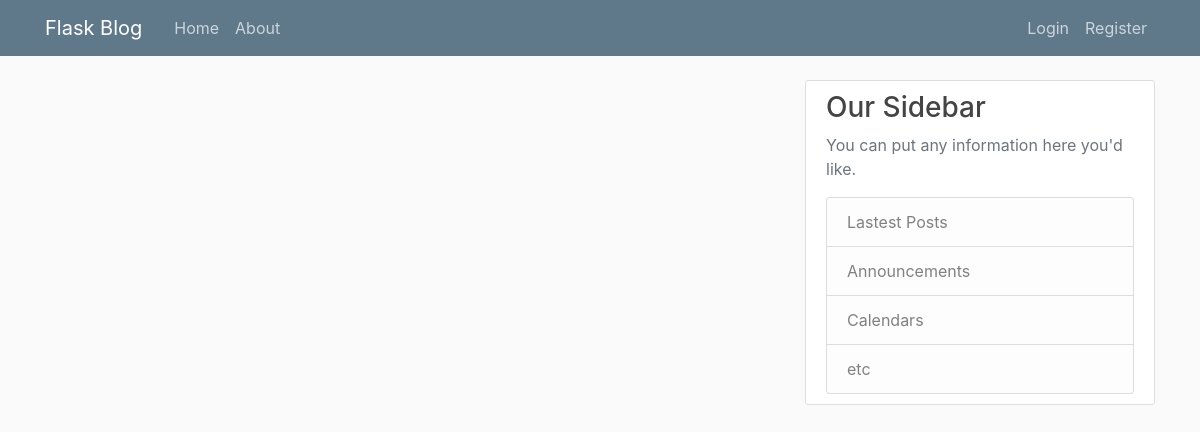
Page /home on the earlier database version.
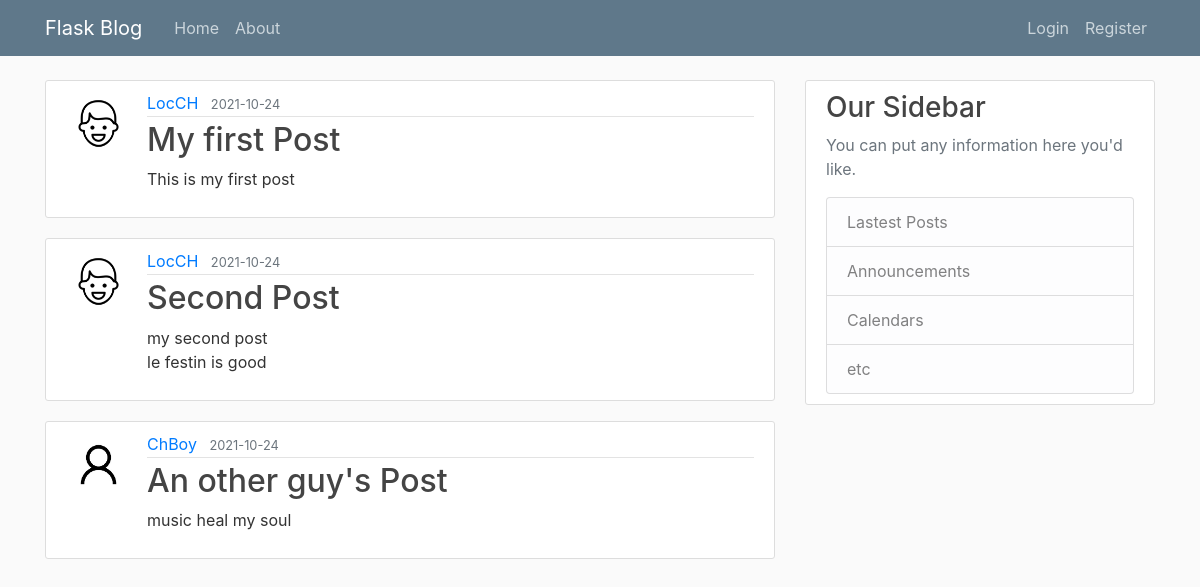
Same page on the later database version.
### flaskblog/models.py (models this page shows, shortened)
class Post(db.Model):
    id = db.Column(db.Integer,primary_key = True)
    title = db.Column(db.String(100),nullable = False)
    date_posted = db.Column(db.DateTime,nullable = False,default = datetime.utcnow)
    content = db.Column(db.Text,nullable = False)
    user_id = db.Column(db.Integer,db.ForeignKey('user.id'),nullable = False) # reference to the 'user' table

class User(db.Model,UserMixin):
    id = db.Column(db.Integer,primary_key = True)
    username = db.Column(db.String(20),unique = True,nullable = False)
    email = db.Column(db.String(120),unique = True,nullable = False)
    image_file = db.Column(db.String(20),nullable = False,default = 'default.jpg')
    password = db.Column(db.String(60),nullable = True)
    posts = db.relationship('Post',backref ='author',lazy = True)

### flaskblog/routes.py (the view)
@app.route("/")
@app.route("/home")
@swag_from('./docs/homePage.yml')
def home():
    posts = Post.query.all()
    return render_template('home.html', posts = posts),200

### flaskblog/templates/home.html
{% extends 'layout.html'%}
{% block content %}
{% for post in posts %}
    <article class='media content-section'>
        <img class = 'rounded-circle article-img' src = "{{url_for('static',filename='profile_pics/' + post.author.image_file)}}">
        <div class='media-body'>
            <div class='article-metadata'>
                <a class='mr-2' href = "#">{{ post.author.username }}</a>
                <small class='text-muted'>{{ post.date_posted.strftime('%Y-%m-%d') }}</small>
            </div>
            <h2> <a class='article-title' href='/post/{{ post.id }}'>{{ post.title }}</a></h2>
            <p class = 'article-content'>{{ post.content }}</p>
        </div>
    </article>
{% endfor %}
{% endblock content%}

### flaskblog/templates/layout.html (shortened to what this page needs)
<!DOCTYPE html>
<html>
    <head>
        <link rel="stylesheet" href="https://maxcdn.bootstrapcdn.com/bootstrap/4.0.0/css/bootstrap.min.css">
        <link rel="stylesheet" type="text/css" href="{{ url_for('static', filename='main.css') }}">
    </head>
    <body>
        <header class="site-header">
            <nav class="navbar navbar-expand-md navbar-dark bg-steel fixed-top">
                <div class="container">
                <a class="navbar-brand mr-4" href="/">Flask Blog</a>
                <div class="collapse navbar-collapse" id="navbarToggle">
                    <div class="navbar-nav mr-auto">
                    <a class="nav-item nav-link" href="/">Home</a>
                    <a class="nav-item nav-link" href="/about">About</a>
                    </div>
                    <div class="navbar-nav">
                    {% if current_user.is_authenticated %}
                        <a class = "nav-item nav-link" href = "/post/new">New Post</a>
                        <a class = "nav-item nav-link" href = "/account">Account</a>
                        <a class = "nav-item nav-link" href = "/logout">Logout</a>
                    {% else%}
                        <a class="nav-item nav-link" href="/login">Login</a>
                        <a class="nav-item nav-link" href="/register">Register</a>
                    {% endif %}
                    </div>
                </div>
                </div>
            </nav>
        </header>
        <main role='main' class='container'>
            <div class='row'>
                <div class='col-md-8'>
                    {% block content %}
                    {% endblock %}
                </div>
                <div class='col-md-4'>
                    <div class='content-section'>
                    <h3>Our Sidebar</h3>
                    <p class='text-muted'>You can put any information here you'd like.
                        <ul class='list-group'>
                            <li class='list-group-item list-group-item-light'>Lastest Posts</li>
                            <li class='list-group-item list-group-item-light'>Announcements</li>
                            <li class='list-group-item list-group-item-light'>Calendars</li>
                            <li class='list-group-item list-group-item-light'>etc</li>
                        </ul>
                </div>
            </div>
        </main>
    </body>
</html>

### flaskblog/static/main.css (style rules this page uses)
body { background: #fafafa; color: #333333; margin-top: 5rem; }
h1, h2, h3, h4, h5, h6 { color: #444444; }
.bg-steel { background-color: #5f788a; }
.site-header .navbar-nav .nav-link { color: #cbd5db; }
.content-section { background: #ffffff; padding: 10px 20px; border: 1px solid #dddddd; border-radius: 3px; margin-bottom: 20px; }
.article-title { color: #444444; }
.article-content { white-space: pre-line; }
.article-img { height: 65px; width: 65px; margin-right: 16px; }
.article-metadata { padding-bottom: 1px; margin-bottom: 4px; border-bottom: 1px solid #e3e3e3 }

Differences in the rows shown:
added Post: image_file (picture), author.username "LocCH", date_posted "2021-10-24", title "My first Post", content "This is my first post"
added Post: image_file (picture), author.username "LocCH", date_posted "2021-10-24", title "Second Post", content "my second post le festin is good"
added Post: image_file (placeholder picture), author.username "ChBoy", date_posted "2021-10-24", title "An other guy's Post", content "music heal my soul"
